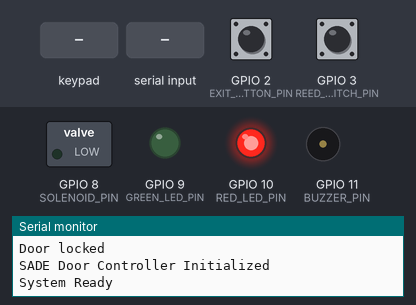
Bench run of a sketch on a simulated ESP32-S3. Parts: switched loads named in the sketch (green lamp = pin HIGH), output pins drawn as LEDs (lit = HIGH), buzzer (waves = sounding), the last lines printed to the serial monitor. The test bench sets the inputs (shaded band); at power-on: GPIO 2 (EXIT_BUTTON_PIN) HIGH, GPIO 3 (REED_SWITCH_PIN) HIGH.

Above: at 2.4 s.
2.5 s: GPIO 2 (EXIT_BUTTON_PIN) pulled LOW for 0.15 s
At 4.0 s:
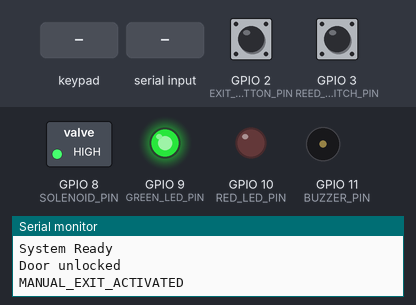
5.6 s: GPIO 3 (REED_SWITCH_PIN) pulled LOW for 0.15 s
At 8.4 s:
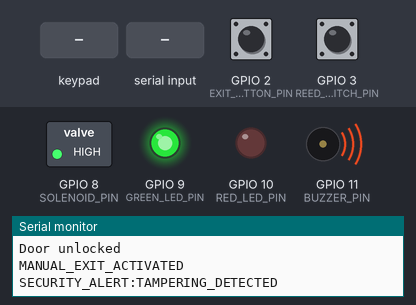
8.7 s: keypad keys 1 2 3 4 # pressed 0.4 s apart
13.6 s: "SET_CODE:\n" received over Serial
At 15.2 s:
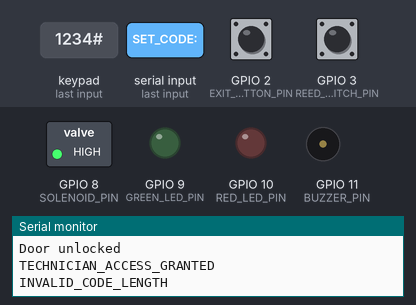
15.7 s: GPIO 3 (REED_SWITCH_PIN) pulled LOW for 1 s
At 18.2 s:
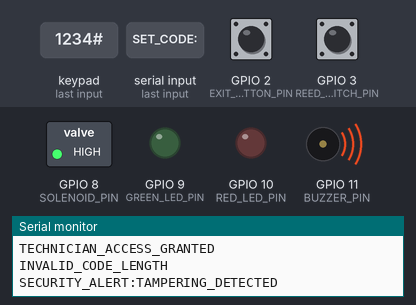
Timing chart, 0 to 21.2 s (numbered marks = the images above; inputs shaded):
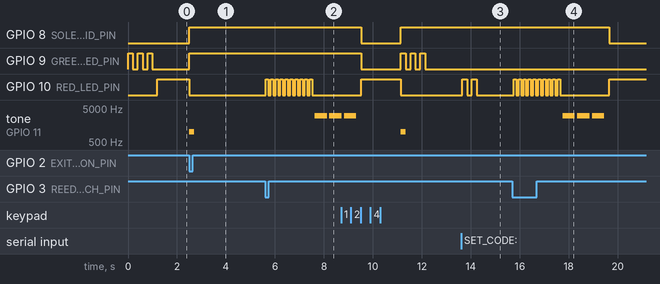

Measured:
- after the input at 2.5 s, GPIO 8 (SOLENOID_PIN), GPIO 9 (GREEN_LED_PIN): LOW → HIGH at once; GPIO 10 (RED_LED_PIN): HIGH → LOW at once; tone on GPIO 11 (BUZZER_PIN): silent → 1000 Hz at once, → silent 0.20 s later
- after the input at 5.6 s, GPIO 8 (SOLENOID_PIN), GPIO 9 (GREEN_LED_PIN): stays HIGH (without the input it goes to LOW after 1.9 s); tone on GPIO 11 (BUZZER_PIN): silent → 3000 Hz after 2.0 s, → silent 0.50 s later, → 3000 Hz 0.10 s later
- after the input at 13.6 s, GPIO 10 (RED_LED_PIN): alternates HIGH for 0.20 s and LOW for 0.20 s, 4 changes in all, then stays LOW, starting at once
- after the input at 15.7 s, GPIO 8 (SOLENOID_PIN): HIGH → LOW after 4.0 s instead of 0.45 s; tone on GPIO 11 (BUZZER_PIN): alternates 3000 Hz for 0.50 s and silent for 0.10 s, 6 changes in all, then stays silent, starting after 2.1 s

The sketch:

sade_door_controller.ino
```cpp
#include <Keypad.h>

// Pin Definitions
#define SOLENOID_PIN 8          // MOSFET gate pin for solenoid control
#define GREEN_LED_PIN 9         // Green LED for success indication
#define RED_LED_PIN 10          // Red LED for failure indication
#define EXIT_BUTTON_PIN 2       // Manual exit button (interrupt pin)
#define REED_SWITCH_PIN 3       // Reed switch for tampering detection (interrupt pin)
#define BUZZER_PIN 11           // Optional buzzer for alerts

// Keypad Configuration
const byte ROWS = 4;
const byte COLS = 4;
char keys[ROWS][COLS] = {
  {'1','2','3','A'},
  {'4','5','6','B'},
  {'7','8','9','C'},
  {'*','0','#','D'}
};
byte rowPins[ROWS] = {4, 5, 6, 7};     // Connect to row pins of keypad
byte colPins[COLS] = {A0, A1, A2, A3}; // Connect to column pins of keypad

Keypad keypad = Keypad(makeKeymap(keys), rowPins, colPins, ROWS, COLS);

// System Variables
String masterCode = "1234";  // Default technician access code
String inputCode = "";
unsigned long doorUnlockTime = 0;
unsigned long keypadLockoutTime = 0;
int failedAttempts = 0;
bool doorLocked = true;
bool keypadLocked = false;
bool tamperingDetected = false;
bool systemOnline = true;

// Timing Constants
const unsigned long DOOR_UNLOCK_DURATION = 5000;    // 5 seconds
const unsigned long KEYPAD_LOCKOUT_DURATION = 300000; // 5 minutes
const unsigned long DEBOUNCE_DELAY = 50;
const int MAX_FAILED_ATTEMPTS = 3;

void setup() {
  Serial.begin(9600);

  // Initialize pins
  pinMode(SOLENOID_PIN, OUTPUT);
  pinMode(GREEN_LED_PIN, OUTPUT);
  pinMode(RED_LED_PIN, OUTPUT);
  pinMode(EXIT_BUTTON_PIN, INPUT_PULLUP);
  pinMode(REED_SWITCH_PIN, INPUT_PULLUP);
  pinMode(BUZZER_PIN, OUTPUT);

  // Initialize door to locked state
  lockDoor();

  // Setup interrupts
  attachInterrupt(digitalPinToInterrupt(EXIT_BUTTON_PIN), exitButtonPressed, FALLING);
  attachInterrupt(digitalPinToInterrupt(REED_SWITCH_PIN), tamperingDetected_ISR, FALLING);

  // Startup indication
  blinkLED(GREEN_LED_PIN, 3);

  Serial.println("SADE Door Controller Initialized");
  Serial.println("System Ready");
}

void loop() {
  // Check for serial commands from ESP32
  checkSerialCommands();

  // Handle keypad input
  handleKeypadInput();

  // Check door auto-lock timer
  checkDoorAutoLock();

  // Check keypad lockout timer
  checkKeypadLockout();

  // Handle tampering alerts
  if (tamperingDetected) {
    handleTampering();
  }

  // System status indication
  updateStatusLEDs();

  delay(100); // Small delay for system stability
}

void checkSerialCommands() {
  if (Serial.available()) {
    String command = Serial.readStringUntil('\n');
    command.trim();

    if (command == "UNLOCK") {
      // Command from ESP32 for authorized access
      unlockDoor();
      Serial.println("DOOR_UNLOCKED");
    }
    else if (command == "LOCK") {
      lockDoor();
      Serial.println("DOOR_LOCKED");
    }
    else if (command == "STATUS") {
      sendSystemStatus();
    }
    else if (command.startsWith("SET_CODE:")) {
      // Update master code: SET_CODE:newcode
      String newCode = command.substring(9);
      if (newCode.length() >= 4 && newCode.length() <= 8) {
        masterCode = newCode;
        Serial.println("CODE_UPDATED");
        blinkLED(GREEN_LED_PIN, 2);
      } else {
        Serial.println("INVALID_CODE_LENGTH");
        blinkLED(RED_LED_PIN, 2);
      }
    }
    else if (command == "RESET_ATTEMPTS") {
      failedAttempts = 0;
      keypadLocked = false;
      Serial.println("ATTEMPTS_RESET");
    }
  }
}

void handleKeypadInput() {
  if (keypadLocked) {
    return; // Keypad is locked due to failed attempts
  }

  char key = keypad.getKey();

  if (key) {
    Serial.print("Key pressed: ");
    Serial.println(key);

    if (key == '#') {
      // Submit code
      if (inputCode == masterCode) {
        // Correct code entered
        unlockDoor();
        resetFailedAttempts();
        Serial.println("TECHNICIAN_ACCESS_GRANTED");
        blinkLED(GREEN_LED_PIN, 3);
      } else {
        // Wrong code
        handleFailedAttempt();
        Serial.println("ACCESS_DENIED");
        blinkLED(RED_LED_PIN, 3);
      }
      inputCode = ""; // Clear input
    }
    else if (key == '*') {
      // Clear current input
      inputCode = "";
      Serial.println("INPUT_CLEARED");
    }
    else if (key >= '0' && key <= '9') {
      // Add digit to input
      if (inputCode.length() < 8) { // Max code length
        inputCode += key;
        Serial.print("Input: ");
        // Print asterisks for security
        for (int i = 0; i < inputCode.length(); i++) {
          Serial.print("*");
        }
        Serial.println();
      }
    }
  }
}

void unlockDoor() {
  digitalWrite(SOLENOID_PIN, HIGH); // Activate solenoid (unlock)
  digitalWrite(GREEN_LED_PIN, HIGH);
  digitalWrite(RED_LED_PIN, LOW);

  doorLocked = false;
  doorUnlockTime = millis();

  // Optional: Sound buzzer for feedback
  tone(BUZZER_PIN, 1000, 200);

  Serial.println("Door unlocked");
}

void lockDoor() {
  digitalWrite(SOLENOID_PIN, LOW);  // Deactivate solenoid (lock)
  digitalWrite(GREEN_LED_PIN, LOW);

  doorLocked = true;
  doorUnlockTime = 0;

  Serial.println("Door locked");
}

void checkDoorAutoLock() {
  if (!doorLocked && doorUnlockTime > 0) {
    if (millis() - doorUnlockTime >= DOOR_UNLOCK_DURATION) {
      lockDoor();
      Serial.println("Door auto-locked");
    }
  }
}

void handleFailedAttempt() {
  failedAttempts++;

  // Blink red LED to indicate number of failed attempts
  blinkLED(RED_LED_PIN, failedAttempts);

  if (failedAttempts >= MAX_FAILED_ATTEMPTS) {
    keypadLocked = true;
    keypadLockoutTime = millis();
    Serial.println("KEYPAD_LOCKED");
    Serial.println("SECURITY_ALERT:MULTIPLE_FAILED_ATTEMPTS");

    // Sound alarm
    for (int i = 0; i < 5; i++) {
      tone(BUZZER_PIN, 2000, 200);
      delay(300);
    }
  }
}

void checkKeypadLockout() {
  if (keypadLocked && keypadLockoutTime > 0) {
    if (millis() - keypadLockoutTime >= KEYPAD_LOCKOUT_DURATION) {
      keypadLocked = false;
      failedAttempts = 0;
      keypadLockoutTime = 0;
      Serial.println("KEYPAD_UNLOCKED");
      blinkLED(GREEN_LED_PIN, 1);
    }
  }
}

void resetFailedAttempts() {
  failedAttempts = 0;
  keypadLocked = false;
  keypadLockoutTime = 0;
}

void exitButtonPressed() {
  // Interrupt service routine for exit button
  static unsigned long lastInterruptTime = 0;
  unsigned long interruptTime = millis();

  // Debounce
  if (interruptTime - lastInterruptTime > DEBOUNCE_DELAY) {
    unlockDoor();
    Serial.println("MANUAL_EXIT_ACTIVATED");
  }
  lastInterruptTime = interruptTime;
}

void tamperingDetected_ISR() {
  // Interrupt service routine for reed switch
  static unsigned long lastTamperTime = 0;
  unsigned long tamperTime = millis();

  // Debounce
  if (tamperTime - lastTamperTime > DEBOUNCE_DELAY) {
    tamperingDetected = true;
  }
  lastTamperTime = tamperTime;
}

void handleTampering() {
  Serial.println("SECURITY_ALERT:TAMPERING_DETECTED");

  // Flash red LED rapidly
  for (int i = 0; i < 10; i++) {
    digitalWrite(RED_LED_PIN, HIGH);
    delay(100);
    digitalWrite(RED_LED_PIN, LOW);
    delay(100);
  }

  // Sound alarm
  for (int i = 0; i < 3; i++) {
    tone(BUZZER_PIN, 3000, 500);
    delay(600);
  }

  tamperingDetected = false; // Reset flag
}

void updateStatusLEDs() {
  if (keypadLocked) {
    // Slow blink red LED when keypad is locked
    static unsigned long lastBlink = 0;
    static bool ledState = false;

    if (millis() - lastBlink >= 1000) {
      ledState = !ledState;
      digitalWrite(RED_LED_PIN, ledState);
      lastBlink = millis();
    }
  } else if (doorLocked) {
    // Steady red when door is locked and system ready
    digitalWrite(RED_LED_PIN, HIGH);
    digitalWrite(GREEN_LED_PIN, LOW);
  }
}

void blinkLED(int pin, int times) {
  for (int i = 0; i < times; i++) {
    digitalWrite(pin, HIGH);
    delay(200);
    digitalWrite(pin, LOW);
    delay(200);
  }
}

void sendSystemStatus() {
  Serial.print("STATUS:");
  Serial.print("DOOR=");
  Serial.print(doorLocked ? "LOCKED" : "UNLOCKED");
  Serial.print(",KEYPAD=");
  Serial.print(keypadLocked ? "LOCKED" : "READY");
  Serial.print(",ATTEMPTS=");
  Serial.print(failedAttempts);
  Serial.print(",UPTIME=");
  Serial.println(millis());
}

// Emergency functions for fail-safe operation
void emergencyUnlock() {
  // This function can be called in case of power failure
  // The diode-OR circuit should handle hardware fail-safe
  digitalWrite(SOLENOID_PIN, LOW); // Ensure solenoid is off
  Serial.println("EMERGENCY_UNLOCK_ACTIVATED");
}

void systemReset() {
  // Reset all variables to initial state
  failedAttempts = 0;
  keypadLocked = false;
  keypadLockoutTime = 0;
  inputCode = "";
  tamperingDetected = false;
  lockDoor();
  Serial.println("SYSTEM_RESET_COMPLETE");
}
```
